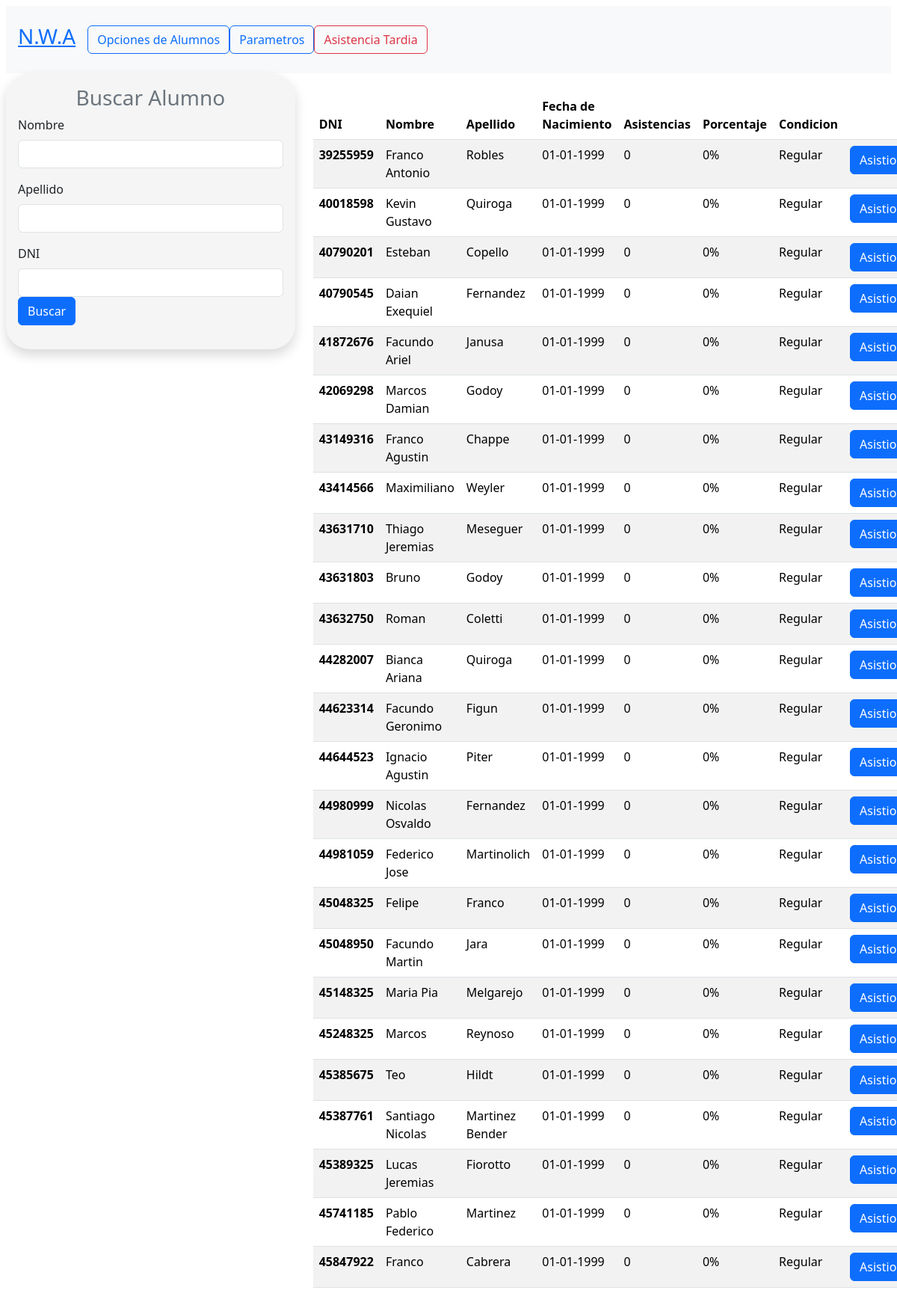
The app's page /home.php with its own data.
### tables this page shows
CREATE TABLE Alumno (
    alumn_DNI INT PRIMARY KEY,
    nombre VARCHAR(100) NOT NULL,
    apellido VARCHAR(100) NOT NULL,
    asistencias INT DEFAULT 0,
    fecha_nac DATE
);

### Alumno/buscarAlumno.php (called while the page is built, shortened)
<?php
            function buscarAlumno(){
                try {
                    $BD = Conexion::connect();
                    $query = 'SELECT alumn_DNI, nombre, apellido, asistencias, DATE_FORMAT(fecha_nac, "%d-%m-%Y") AS fecha_nac FROM alumno WHERE 1';
                    $stmt = $BD->prepare($query);
                    $stmt->execute();
                    $result = $stmt->get_result();
                    $alumnos = $result->fetch_all(MYSQLI_ASSOC);
                }catch (PDOException $e) {
                    die("Error: " . $e->getMessage());
                }
                return $alumnos;
            }
?>

### Alumno/Alumno.php (the view, shortened to what this page needs)
<?php
    class Alumno{
        public $alumn_DNI;
        function __construct($alumn_DNI,$nombre,$apellido,$fecha_nac,$asistencias){
            $this->alumn_DNI=$alumn_DNI;
            $this->nombre=$nombre;
            $this->apellido=$apellido;
            $this->fecha_nac=$fecha_nac;
        }
        public function mostrarAlumnos($alumno){?>
            <tr>
                <th class="porcentajeAlumno"  scope="row"><?php echo $alumno->alumn_DNI; ?></th>
                <td><?php echo $alumno->nombre; ?></td>
                <td><?php echo $alumno->apellido; ?></td>
                <td><?php echo $alumno->fecha_nac; ?></td>
                <td><?php $alumno->actualizarAsistencias();
                            echo $alumno->asistencias; ?></td>
                <td ><?php echo $alumno->alumnoPorcentaje($alumno) . "%"; ?></td>
                <td ><?php echo $alumno->condicionAlumno($alumno); ?></td>
                <td>
                    <a class="btn btn-small btn-primary" href="Alumno/Asistencia.php?alumn_DNI=<?= $alumno->alumn_DNI ?>">Asistio</a>
                </td>
            </tr>
        <?php
        }
            ?><tr>
            <?php
        public function alumnoPorcentaje($alumno)
        {
            try {
                $BD = Conexion::connect();
                $prof_DNI=123;
                $query = 'SELECT diasClases, porcentajeLibre, porcentajePromocion FROM profesor WHERE prof_DNI = ?';
                $stmt = $BD->prepare($query);
                $stmt->bind_param("i", $prof_DNI);
                $stmt->execute();
                $result = $stmt->get_result();
                $profesor = $result->fetch_all(MYSQLI_ASSOC);
                if (!empty($profesor) && isset($profesor[0]['diasClases'])) {
                    $diasClases = $profesor[0]['diasClases'];
                    $porcentaje = $alumno->asistencias * 100;
                    $porcentaje = $porcentaje / $diasClases;
                    $porcentaje = round($porcentaje, 0);
                } else {
                    $porcentaje = 0;
                }
            } catch (PDOException $e) {
                $e;
            }
            return $porcentaje;
        }
public function condicionAlumno($alumno) {
    try {
        $BD = Conexion::connect();
        $prof_DNI = 123;
        $query = 'SELECT porcentajeLibre, porcentajePromocion FROM profesor WHERE prof_DNI = ?';
        $stmt = $BD->prepare($query);
        $stmt->bind_param("i", $prof_DNI);
        $stmt->execute();
        $result = $stmt->get_result();
        $condicion="Regular";
    } catch (PDOException $e) {
        $e;
    }
    return $condicion;
}
    public function actualizarAsistencias() {
        try {
            $BD = Conexion::connect();
            $query = 'SELECT COUNT(*) as asistencias FROM Asistencia WHERE alumno_FK = ?';
            $stmt = $BD->prepare($query);
            $stmt->bind_param("i", $this->alumn_DNI);
            $stmt->execute();
            $result = $stmt->get_result();
            $row = $result->fetch_assoc();
            if ($row && isset($row['asistencias'])) {
                $this->asistencias = $row['asistencias'];
            }
            } catch (mysqli_sql_exception $e) {
            die("Error: " . $e->getMessage());
        }
    }
    }
?>

### home.php (shortened to what this page needs)
<?php
require_once("Alumno/Alumno.php");
require_once("Alumno/buscarAlumno.php");
?>
<!DOCTYPE html>
<html lang="esp">
<head>
    <link rel="stylesheet" href="Bootstrap/css/bootstrap.min.css" />
    <link rel="stylesheet" href="index.css"/>
</head>
<body class="p-2">
    <nav class="navbar navbar-expand-lg navbar-light  bg-light" id="nav">
        <a class="titulo" href="home.php">
            <h3 class=" text-center p-3">N.W.A</h3>
        </a>
        <a href="Alumno\insertAlumno.PHP" type="button" class="btn btn-outline-primary">Opciones de Alumnos</a>
        <a href="Asistencias\clases.PHP" type="button" class="btn btn-outline-primary">Parametros</a>
        <a type="button" class="btn btn-outline-danger" href="Asistencias\asistenciatardia.php" >Asistencia Tardia</a>
    </nav>
    <div class="container-fluid row ">
        <form method="POST" action="home.php" class="col-4 p-3 shadow p-3 mb-5" id="buscar">
            <h3 class="text-center text-secondary">Buscar Alumno</h3>
            <div class="mb-3">
                <label for="nombre_alumno" class="form-label">Nombre</label>
                <input type="text" class="form-control" id="nombre_alumno" name="nombre" onkeydown="validarTecla(event)" />
            </div>
            <div class="mb-3">
                <label for="apellido_alumno" class="form-label">Apellido</label>
                <input type="text" class="form-control" id="apellido_alumno" name="apellido" onkeydown="validarTecla(event)" />
            </div>
            <div class="mb-3">
                <label for="DNI" class="form-label">DNI</label>
                <input type="text" class="form-control" id="alumn_DNI" name="alumn_DNI" onkeydown="validarNumerosTecla(event)"/>
                <button type="submit" class="btn btn-primary" name="btnRegistrar" value="ok">
                    Buscar
                </button>
            </div>
        </form>
        <div class="col-8 p-4" id="alumnos">
            <table class="table table-striped" >
                <thead>
                    <tr>
                        <th scope="col">DNI</th>
                        <th scope="col">Nombre</th>
                        <th scope="col">Apellido</th>
                        <th scope="col">Fecha de Nacimiento</th>
                        <th scope="col">Asistencias</th>
                        <th scope="col">Porcentaje</th>
                        <th scope="col">Condicion</th>
                        <th scope="col"></th>
                    </tr>
                </thead>
                <tbody>
                    <?php
                    $alumnos = buscarAlumno();
                    foreach ($alumnos as $alumno_data) {
                        $alumno = new Alumno($alumno_data['alumn_DNI'], $alumno_data['nombre'], $alumno_data['apellido'], $alumno_data['fecha_nac'], $alumno_data['asistencias']);
                        $alumno->mostrarAlumnos($alumno);
                    }
                    ?>
                </tbody>
            </table>
        </div>
    </div>
</body>
</html>

### index.css (style rules this page uses)
#buscar { top: 95px; border: 3px; border-radius: 2rem; height: 26%; background-color: whitesmoke; position: sticky; }
#nav { position: sticky; top: 0.5px; }

### records on screen
alumno: alumn_DNI "39255959", nombre "Franco Antonio", apellido "Robles", fecha_nac "01-01-1999", asistencias "0", alumnoPorcentaje "0", condicionAlumno "Regular"
alumno: alumn_DNI "40018598", nombre "Kevin Gustavo", apellido "Quiroga", fecha_nac "01-01-1999", asistencias "0", alumnoPorcentaje "0", condicionAlumno "Regular"
alumno: alumn_DNI "40790201", nombre "Esteban", apellido "Copello", fecha_nac "01-01-1999", asistencias "0", alumnoPorcentaje "0", condicionAlumno "Regular"
alumno: alumn_DNI "40790545", nombre "Daian Exequiel", apellido "Fernandez", fecha_nac "01-01-1999", asistencias "0", alumnoPorcentaje "0", condicionAlumno "Regular"
alumno: alumn_DNI "41872676", nombre "Facundo Ariel", apellido "Janusa", fecha_nac "01-01-1999", asistencias "0", alumnoPorcentaje "0", condicionAlumno "Regular"
alumno: alumn_DNI "42069298", nombre "Marcos Damian", apellido "Godoy", fecha_nac "01-01-1999", asistencias "0", alumnoPorcentaje "0", condicionAlumno "Regular"
alumno: alumn_DNI "43149316", nombre "Franco Agustin", apellido "Chappe", fecha_nac "01-01-1999", asistencias "0", alumnoPorcentaje "0", condicionAlumno "Regular"
alumno: alumn_DNI "43414566", nombre "Maximiliano", apellido "Weyler", fecha_nac "01-01-1999", asistencias "0", alumnoPorcentaje "0", condicionAlumno "Regular"
alumno: alumn_DNI "43631710", nombre "Thiago Jeremias", apellido "Meseguer", fecha_nac "01-01-1999", asistencias "0", alumnoPorcentaje "0", condicionAlumno "Regular"
alumno: alumn_DNI "43631803", nombre "Bruno", apellido "Godoy", fecha_nac "01-01-1999", asistencias "0", alumnoPorcentaje "0", condicionAlumno "Regular"
alumno: alumn_DNI "43632750", nombre "Roman", apellido "Coletti", fecha_nac "01-01-1999", asistencias "0", alumnoPorcentaje "0", condicionAlumno "Regular"
alumno: alumn_DNI "44282007", nombre "Bianca Ariana", apellido "Quiroga", fecha_nac "01-01-1999", asistencias "0", alumnoPorcentaje "0", condicionAlumno "Regular"
alumno: alumn_DNI "44623314", nombre "Facundo Geronimo", apellido "Figun", fecha_nac "01-01-1999", asistencias "0", alumnoPorcentaje "0", condicionAlumno "Regular"
alumno: alumn_DNI "44644523", nombre "Ignacio Agustin", apellido "Piter", fecha_nac "01-01-1999", asistencias "0", alumnoPorcentaje "0", condicionAlumno "Regular"
alumno: alumn_DNI "44980999", nombre "Nicolas Osvaldo", apellido "Fernandez", fecha_nac "01-01-1999", asistencias "0", alumnoPorcentaje "0", condicionAlumno "Regular"
alumno: alumn_DNI "44981059", nombre "Federico Jose", apellido "Martinolich", fecha_nac "01-01-1999", asistencias "0", alumnoPorcentaje "0", condicionAlumno "Regular"
alumno: alumn_DNI "45048325", nombre "Felipe", apellido "Franco", fecha_nac "01-01-1999", asistencias "0", alumnoPorcentaje "0", condicionAlumno "Regular"
alumno: alumn_DNI "45048950", nombre "Facundo Martin", apellido "Jara", fecha_nac "01-01-1999", asistencias "0", alumnoPorcentaje "0", condicionAlumno "Regular"
alumno: alumn_DNI "45148325", nombre "Maria Pia", apellido "Melgarejo", fecha_nac "01-01-1999", asistencias "0", alumnoPorcentaje "0", condicionAlumno "Regular"
alumno: alumn_DNI "45248325", nombre "Marcos", apellido "Reynoso", fecha_nac "01-01-1999", asistencias "0", alumnoPorcentaje "0", condicionAlumno "Regular"
alumno: alumn_DNI "45385675", nombre "Teo", apellido "Hildt", fecha_nac "01-01-1999", asistencias "0", alumnoPorcentaje "0", condicionAlumno "Regular"
alumno: alumn_DNI "45387761", nombre "Santiago Nicolas", apellido "Martinez Bender", fecha_nac "01-01-1999", asistencias "0", alumnoPorcentaje "0", condicionAlumno "Regular"
alumno: alumn_DNI "45389325", nombre "Lucas Jeremias", apellido "Fiorotto", fecha_nac "01-01-1999", asistencias "0", alumnoPorcentaje "0", condicionAlumno "Regular"
alumno: alumn_DNI "45741185", nombre "Pablo Federico", apellido "Martinez", fecha_nac "01-01-1999", asistencias "0", alumnoPorcentaje "0", condicionAlumno "Regular"
alumno: alumn_DNI "45847922", nombre "Franco", apellido "Cabrera", fecha_nac "01-01-1999", asistencias "0", alumnoPorcentaje "0", condicionAlumno "Regular"
